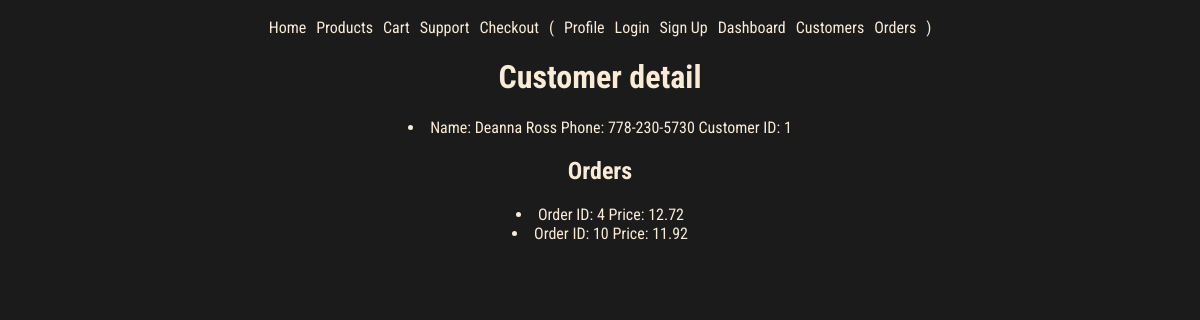
Before: /users/1 with the older database file.
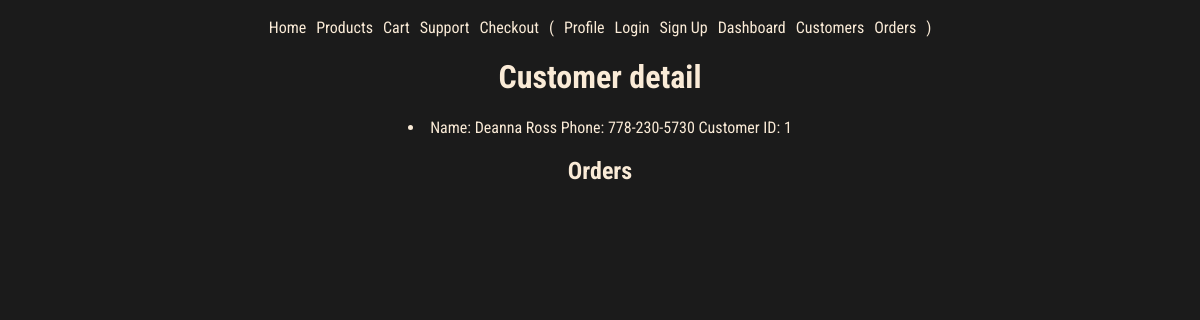
After: the same page with the newer database file.
### models.py (models this page shows, shortened)
class Order(db.Model):
    id = mapped_column(Integer, primary_key=True)
    user_id = mapped_column(Integer, ForeignKey(User.id), nullable=False)
    user = relationship("User", back_populates="orders")
    total = mapped_column(Numeric, nullable=False, default=0)
    item = relationship("ProductOrder", back_populates="order", cascade="all, delete-orphan")
    created = mapped_column(DateTime(timezone=True), default=datetime.now().replace(microsecond=0))
    processed = mapped_column(DateTime(timezone=True), nullable=True)
    strategy = mapped_column(String(20))  # Add a column to store the strategy used

### routes/users.py (the view)
@users_bp.route('/<int:user_id>')
def user_detail(user_id):
    user = User.query.get_or_404(user_id)
    return render_template('pages/customer_detail.html', user=user)

### templates/pages/customer_detail.html
{% extends "base.html" %}
{% block content %}
<h1>Customer detail</h1>
<li>
    <span>Name: {{ user.name }}</span>
    <span>Phone: {{ user.phone }}</span>
    <span>Customer ID: {{ user.id }}</span>
</li>
<h2>Orders</h2>
{% for order in user.orders %}
<li>
    <span>Order ID: {{ order.id }}</span>
    <span>Price: {{ order.total|round(2) }}</span>
</li>
{% endfor %}
{% endblock %}

Changed rows visible on the page:
no longer on this page (row edited): Order: id "4", total "12.72"
no longer on this page (row edited): Order: id "10", total "11.92"
